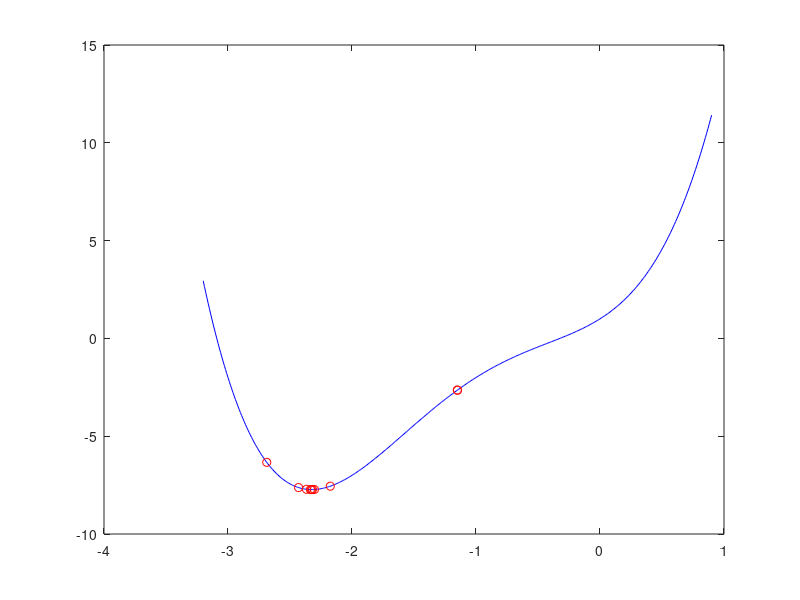

Reproduce this figure in MATLAB.
function middle_point
arr = [];
% [a, b] - заданный промежуток
a = -3.2; 
b = 0.9;
eps = 10e-3; % заданная точность 
answ = 0;
middle = (a + b) / 2; % середина отрезка
arr = [arr middle];
while b - a > eps % пока не достигнем заданной точности 
    middle = (a + b) / 2; % середина отрезка 
    D = df(middle); % значение производной в середине отрезка
    if D > 0 
        b = middle;
    elseif D < 0 
        a = middle;
    else
        answ = middle;
    end
    
    arr =[arr middle];
end
f_x_min = f(middle);
disp('Точка минимума =');
disp(middle);
disp('Значение функции в точке минимума =');
disp(f_x_min);
x = -3.2 : 0.01 : 0.9;
f_x = f(x);
plot(x,f_x,'b'); 
hold on;
f_x_arr = f(arr);
plot(arr,f_x_arr,'ro'); 

end

function f = f(x) % исходная функция 
    f = (x + 1).*(x + 1).*(x + 1).*(x + 1) - 2 .* x .* x;
end

function df = df(x) % производная функции 
    df = 4 .* (x + 1).*(x + 1).*(x + 1) - 4 .* x;
end
